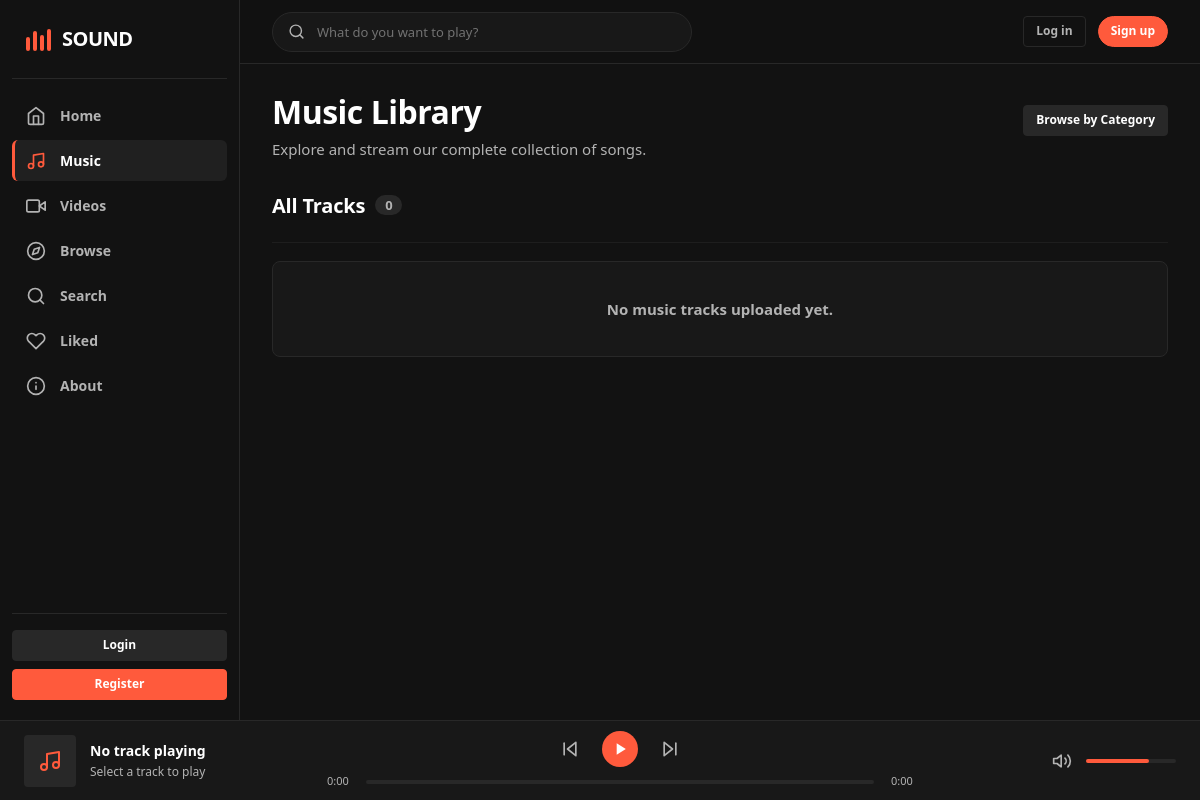
/music.php, run on an earlier commit of the app's database.
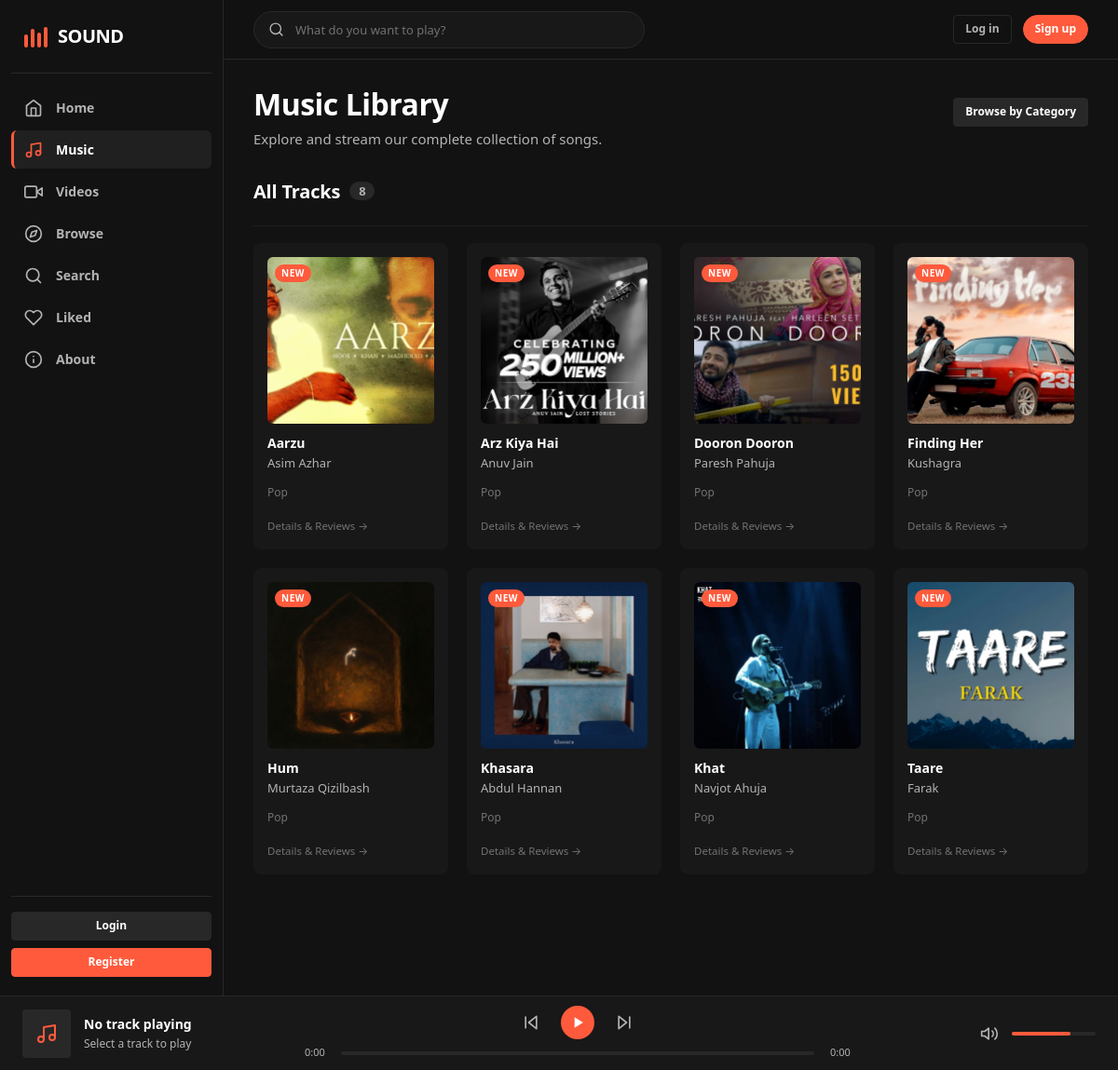
And on a later commit of the database.
### tables this page shows
CREATE TABLE `music` (
  `id` int(11) NOT NULL,
  `artist_id` int(11) NOT NULL,
  `album_id` int(11) DEFAULT NULL,
  `genre_id` int(11) NOT NULL,
  `language_id` int(11) NOT NULL,
  `year_id` int(11) NOT NULL,
  `title` varchar(100) NOT NULL,
  `file_path` varchar(255) NOT NULL,
  `cover` varchar(255) DEFAULT NULL,
  `description` text DEFAULT NULL,
  `duration` int(11) DEFAULT NULL,
  `play_count` int(11) DEFAULT 0,
  `created_at` timestamp NOT NULL DEFAULT current_timestamp()
);

CREATE TABLE `artists` (
  `id` int(11) NOT NULL,
  `name` varchar(100) NOT NULL,
  `description` text DEFAULT NULL
);

CREATE TABLE `genres` (
  `id` int(11) NOT NULL,
  `name` varchar(50) NOT NULL
);

### config/database.php (called while the page is built, shortened)
<?php
try {
    $pdo = new PDO("mysql:host=" . DB_HOST . ";dbname=" . DB_NAME . ";charset=utf8mb4", DB_USER, DB_PASS);
    $pdo->setAttribute(PDO::ATTR_ERRMODE, PDO::ERRMODE_EXCEPTION);
} catch (PDOException $e) {
    if (defined('APP_DEBUG') && APP_DEBUG) {
        die("Could not connect to the database " . DB_NAME . ": " . $e->getMessage());
    } else {
        error_log("Database connection error: " . $e->getMessage());
        http_response_code(500);
        die("<!DOCTYPE html><html><head><title>Service Unavailable</title><link rel='stylesheet' href='/sound/assets/css/style.css'></head><body style='display:flex;align-items:center;justify-content:center;min-height:100vh;background:#121212;color:#fff;font-family:\"Segoe UI\", sans-serif;'><div style='text-align:center;'><h1>Service Temporarily Unavailable</h1><p style='color:#b3b3b3;'>We are experiencing database connectivity issues. Please try again in a few moments.</p></div></body></html>");
    }
}
function query($sql, $params = []) {
    global $pdo;
    $stmt = $pdo->prepare($sql);
    $stmt->execute($params);
    return $stmt;
}
function fetchAll($sql, $params = []) {
    return query($sql, $params)->fetchAll(PDO::FETCH_ASSOC);
}
require_once __DIR__ . '/../includes/helpers.php';

### music.php (the view, shortened to what the changed rows need)
    <?php
$allMusic = fetchAll("
    SELECT m.*, a.name as artist_name, g.name as genre_name, y.year as release_year
    FROM music m
    JOIN artists a ON m.artist_id = a.id
    LEFT JOIN genres g ON m.genre_id = g.id
    LEFT JOIN years y ON m.year_id = y.id
    ORDER BY m.title ASC
");
require_once __DIR__ . '/includes/header.php';
?>
<div class="container" style="max-width: 1200px; margin: 0 auto; padding-bottom: 50px;">
    <div style="margin-bottom: 32px; display: flex; align-items: baseline; justify-content: space-between; flex-wrap: wrap; gap: 12px;">
        <div>
            <h1 style="font-size: 32px; font-weight: 800; color: var(--text-primary); margin-bottom: 6px; letter-spacing: -0.5px;">Music Library</h1>
        </div>
    </div>
    <section class="browse-section">
        <div class="browse-section-header">
            <h2 class="browse-section-title">
                <span>All Tracks</span>
                <span class="browse-count"><?php echo count($allMusic); ?></span>
            </h2>
        </div>
        <?php if (empty($allMusic)): ?>
            <div class="empty-state-card">
                <p style="margin: 0; font-size: 15px; font-weight: 600;">No music tracks uploaded yet.</p>
            </div>
        <?php else: ?>
            <div class="card-grid">
                <?php foreach ($allMusic as $track):
                ?>
                    <div class="card" data-track-id="<?php echo $track['id']; ?>" data-track-url="<?php echo htmlspecialchars(asset_url($track['file_path'])); ?>" data-track-title="<?php echo htmlspecialchars($track['title']); ?>" data-track-artist="<?php echo htmlspecialchars($track['artist_name']); ?>" data-cover="<?php echo htmlspecialchars(asset_url($track['cover'] ?? '')); ?>">
                        <div class="card-cover">
                            <?php echo render_cover_tile($track['title'], $track['cover'] ?? '', $track['title']); ?>
                            <?php if (isNewItem($track['created_at'] ?? '')): ?>
                                <span class="badge-new">NEW</span>
                            <?php endif; ?>
                        </div>
                        <div class="card-content">
                            <h3 class="card-title">
                                <a href="/sound/music.php?id=<?php echo $track['id']; ?>" data-action="view-details"><?php echo htmlspecialchars($track['title']); ?></a>
                            </h3>
                            <p class="card-artist">
                                <a href="/sound/browse.php?artist=<?php echo $track['artist_id']; ?>"><?php echo htmlspecialchars($track['artist_name']); ?></a>
                            </p>
                            <?php if (!empty($track['genre_name'])): ?>
                                <p class="card-subtitle" style="font-size: 12px; margin-top: 3px; color: var(--text-subtle);"><?php echo htmlspecialchars($track['genre_name']); ?></p>
                            <?php endif; ?>
                            <a href="/sound/music.php?id=<?php echo $track['id']; ?>" class="card-details-action" data-action="view-details">Details & Reviews &rarr;</a>
                        </div>
                    </div>
                <?php endforeach; ?>
            </div>
        <?php endif; ?>
    </section>
</div>
<?php require_once __DIR__ . '/includes/footer.php'; ?>

### includes/helpers.php (shortened to what the changed rows need)
<?php
function asset_url($path) {
    $path = trim($path);
    $clean = ltrim($path, '/\\');
    return '/sound/' . str_replace('\\', '/', $clean);
}
function asset_exists($path) {
    $clean = ltrim(str_replace(['/sound/', '\\'], ['', '/'], $path), '/');
    return file_exists(ROOT_PATH . $clean);
}
function render_cover_tile($title, $coverPath, $alt = '', $extraClasses = '', $attr = '') {
    $altText = !empty($alt) ? $alt : $title;
    if (!empty($coverPath) && asset_exists($coverPath)) {
        $url = htmlspecialchars(asset_url($coverPath));
        $altSafe = htmlspecialchars($altText);
        $classSafe = htmlspecialchars($extraClasses);
        return "<img src=\"{$url}\" alt=\"{$altSafe}\" class=\"{$classSafe}\" {$attr}>";
    }
    $initials = strtoupper(substr(trim($title ?: 'SO'), 0, 2));
    $classSafe = htmlspecialchars('placeholder ' . $extraClasses);
    return "<div class=\"{$classSafe}\" {$attr}><span style=\"color: #FF5A3C; font-weight: 800; font-size: 14px;\">" . htmlspecialchars($initials) . "</span></div>";
}
function isNewItem($created_at) {
    $timestamp = strtotime($created_at);
    return $timestamp >= (time() - (7 * 86400));
}

What changed in the data, as far as the page shows it:
added music: cover (picture), shows "NEW", title "Aarzu", artist.name "Asim Azhar", genre.name "Pop"
added music: cover (picture), shows "NEW", title "Arz Kiya Hai", artist.name "Anuv Jain", genre.name "Pop"
added music: cover (picture), shows "NEW", title "Dooron Dooron", artist.name "Paresh Pahuja", genre.name "Pop"
added music: cover (picture), shows "NEW", title "Finding Her", artist.name "Kushagra", genre.name "Pop"
added music: cover (picture), shows "NEW", title "Hum", artist.name "Murtaza Qizilbash", genre.name "Pop"
added music: cover (picture), shows "NEW", title "Khasara", artist.name "Abdul Hannan", genre.name "Pop"
added music: cover (picture), shows "NEW", title "Khat", artist.name "Navjot Ahuja", genre.name "Pop"
added music: cover (picture), shows "NEW", title "Taare", artist.name "Farak", genre.name "Pop"
Also different on the page:
count($allMusic): "0" → "8"
text no longer shown: "No music tracks uploaded yet."
